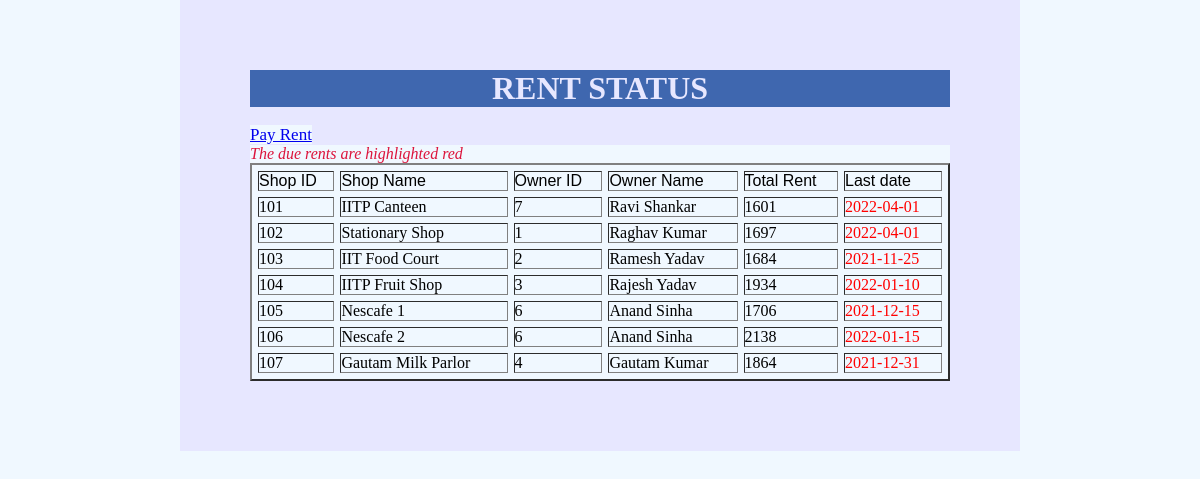
The app's page /rent.php (signed in) with its own data.
### tables this page shows
CREATE TABLE `shops` (
  `shopid` int(11) NOT NULL,
  `name` varchar(50) DEFAULT NULL,
  `area` varchar(50) DEFAULT NULL,
  `ownerid` int(11) DEFAULT NULL,
  `licenceid` int(11) DEFAULT NULL,
  `rentid` int(11) DEFAULT NULL
);

CREATE TABLE `users` (
  `userid` int(11) NOT NULL,
  `passwrd` varchar(20) DEFAULT NULL,
  `name` varchar(50) DEFAULT NULL,
  `age` int(11) DEFAULT NULL,
  `gender` varchar(10) DEFAULT NULL,
  `occuption` varchar(50) NOT NULL DEFAULT 'guest' COMMENT '1. guest\r\n2. shop keeper\r\n3. employee',
  `mobile` varchar(15) DEFAULT NULL,
  `email` varchar(30) DEFAULT NULL
);

CREATE TABLE `rent` (
  `rentid` int(11) NOT NULL,
  `electricity` int(11) DEFAULT NULL,
  `maintainace` int(11) DEFAULT NULL,
  `watersupply` int(11) DEFAULT NULL,
  `securitydep` int(11) DEFAULT NULL,
  `gst` int(11) DEFAULT NULL,
  `total` int(11) DEFAULT NULL,
  `lastdate` date DEFAULT NULL
);

### rent.php (the view, shortened to what this page needs)
<?php
	include("connection.php");
?>
<!DOCTYPE html>
<html>
<head>
</head>
<body>
	<div class="container">
        <h1>RENT STATUS</h1><br>
        <a class = "link" href="payrent.php">Pay Rent</a><br>
        <p class="openMsg">The due rents are highlighted red</p>
		<form method="post">
		<?php
            $query = "SELECT shops.shopid as si, shops.name as sn, shops.area as sa, users.userid as ui, users.name as un, rent.total as rt, rent.lastdate as rl FROM owners join users on owners.ownerid = users.userid join shops on shops.shopid = owners.shopid join rent on rent.rentid = shops.rentid where rent.lastdate < current_timestamp();";
			echo '<table border="2" cellspacing="6" cellpadding="6">
				<tr>
					<td> <font face="Arial">Shop ID</font> </td>
					<td> <font face="Arial">Shop Name</font> </td>
					<td> <font face="Arial">Owner ID</font> </td>
					<td> <font face="Arial">Owner Name</font> </td>
					<td> <font face="Arial">Total Rent</font> </td>
					<td> <font face="Arial">Last date</font> </td>
				</tr>';
			if ($result = mysqli_query($con, $query)) {
				while ($row = $result->fetch_assoc()) {
					$field1name = $row["si"];
					$field2name = $row["sn"];
					$field3name = $row["ui"];
					$field4name = $row["un"];
					$field5name = $row["rt"];
					$field6name = $row["rl"];
					echo '<tr>
							<td>'.$field1name.'</td>
							<td>'.$field2name.'</td>
							<td>'.$field3name.'</td>
							<td>'.$field4name.'</td>
							<td>'.$field5name.'</td>
							<td><font color="red">'.$field6name.'</font></td>
						</tr>';
				}
			}
		?>
</form>
</div>
</body>
</html>

### rent.php (style rules this page uses)
.link { font-size: 17px; text-align: center; }
* { margin: 0px; padding: 0px; box-sizing: border-box; background: aliceblue; }
.container { max-width: 70%; padding: 70px; margin: auto; background: #e7e7ff; }
form { display: flex; align-items: left; justify-content: center; flex-direction: column; }
p { color: crimson; font: initial; font-style: oblique; font-size: medium; }
h1 { text-align: center; background: #3f67af; color: #e7e7ff; }

### records on screen
shops: shopid "101", name "IITP Canteen", ownerid.userid "7", ownerid.name "Ravi Shankar", rentid.total "1601", rentid.lastdate "2022-04-01"
shops: shopid "102", name "Stationary Shop", ownerid.userid "1", ownerid.name "Raghav Kumar", rentid.total "1697", rentid.lastdate "2022-04-01"
shops: shopid "103", name "IIT Food Court", ownerid.userid "2", ownerid.name "Ramesh Yadav", rentid.total "1684", rentid.lastdate "2021-11-25"
shops: shopid "104", name "IITP Fruit Shop", ownerid.userid "3", ownerid.name "Rajesh Yadav", rentid.total "1934", rentid.lastdate "2022-01-10"
shops: shopid "105", name "Nescafe 1", ownerid.userid "6", ownerid.name "Anand Sinha", rentid.total "1706", rentid.lastdate "2021-12-15"
shops: shopid "106", name "Nescafe 2", ownerid.userid "6", ownerid.name "Anand Sinha", rentid.total "2138", rentid.lastdate "2022-01-15"
shops: shopid "107", name "Gautam Milk Parlor", ownerid.userid "4", ownerid.name "Gautam Kumar", rentid.total "1864", rentid.lastdate "2021-12-31"
